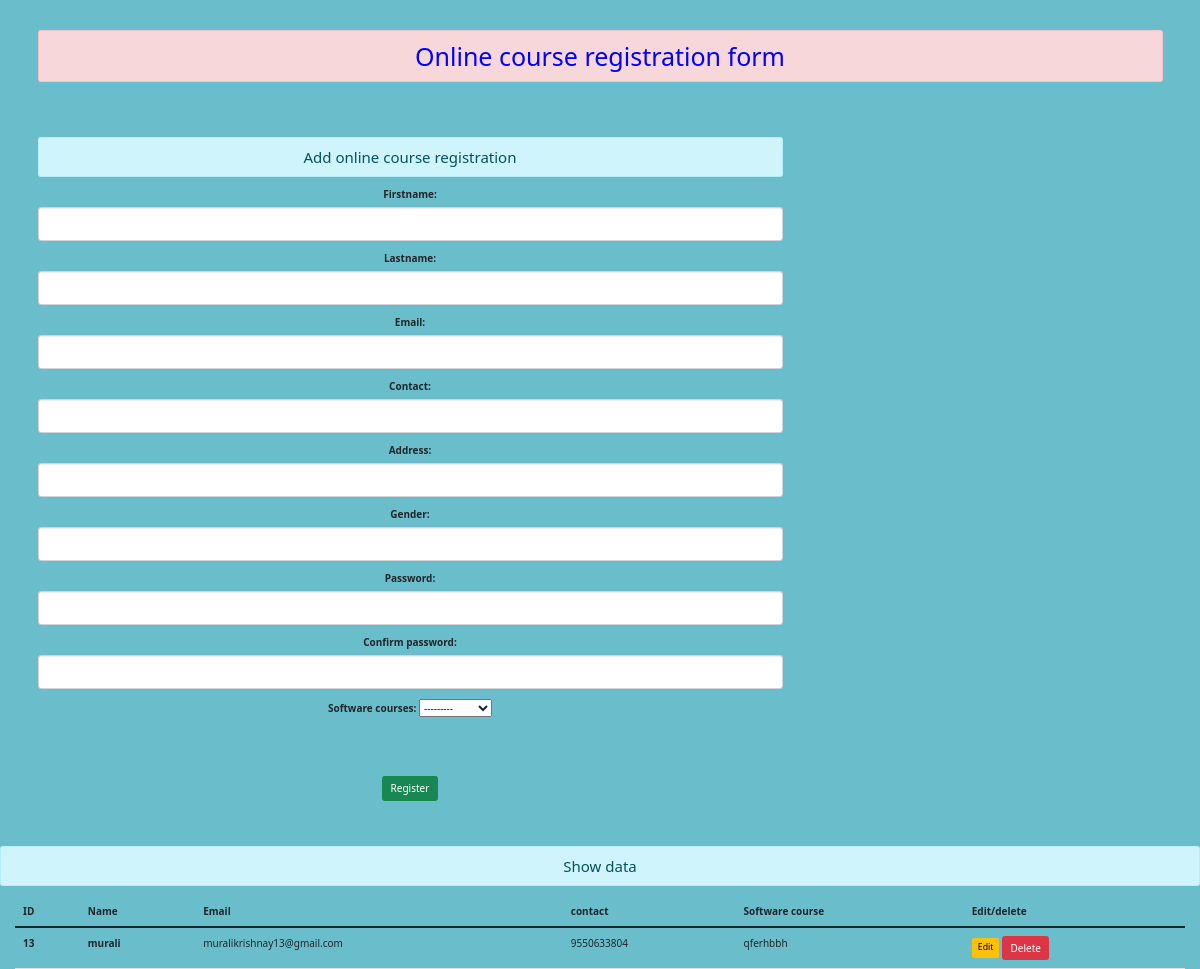
/oncourse, run on an earlier commit of the app's database.
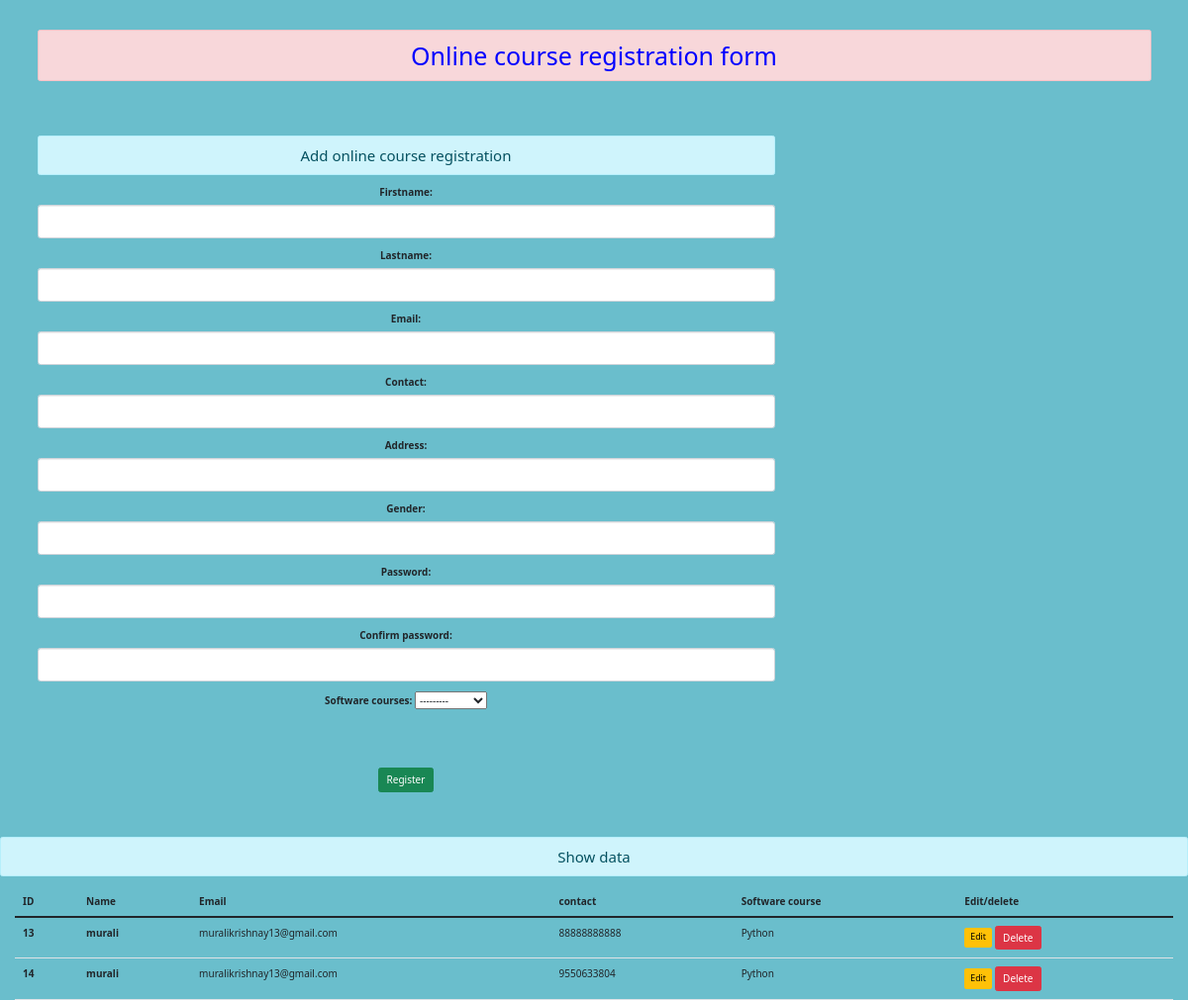
And on a later commit of the database.
### oncourseapp/models.py (models this page shows)
class online(models.Model):
    Firstname = models.CharField(max_length=50)
    Lastname = models.CharField(max_length=50)
    Email = models.EmailField(max_length=50)
    Contact= models.IntegerField()
    Address=models.CharField(max_length=50)
    Gender=models.CharField(max_length=50)
    Password=models.CharField(max_length=50)
    Confirm_password=models.CharField(max_length=50)
    soft_courses=(
        ('Python','Python'),
        ('Java','Java'),
        ('.Net','.Net'),('Aws','Aws'),
        ('Datascince','Datascince'),
        ('UI','UI'),
        ('Mysql','Mysql'),
        ('selenium','selenium')
    )
    Software_courses = models.CharField(choices=soft_courses,max_length=50)

### oncourseapp/views.py (the view)
# urls.py: path('oncourse',views.onlineco,name='oncourse'),
def onlineco(request):
    if request.method == 'POST':
        fm = onlineform(request.POST)
        if fm.is_valid():
            firstnm = fm.cleaned_data['Firstname']
            lastnm = fm.cleaned_data['Lastname']
            ema = fm.cleaned_data['Email']
            con = fm.cleaned_data['Contact']
            addr = fm.cleaned_data['Address']
            gen = fm.cleaned_data['Gender']
            pa = fm.cleaned_data['Password']
            conp = fm.cleaned_data['Confirm_password']
            soco = fm.cleaned_data['Software_courses']
            onlinestore = online(Firstname=firstnm,Lastname=lastnm, Email=ema, Contact=con,Address=addr,Gender=gen,Password=pa,Confirm_password=conp,Software_courses=soco)
            onlinestore.save()
            messages.success(request, 'You have register successfully')
            fm=onlineform()
    else:
        fm = onlineform()
    data = online.objects.all()
    return render(request, 'oncoursehtml.html', {'form': fm, 'dataa': data})

### oncourseapp/forms.py
class onlineform(forms.ModelForm):
    class Meta:
        model = online
        fields = '__all__'
        widgets={
            'Firstname':forms.TextInput(attrs={'class':'form-control'}),
            'Lastname': forms.TextInput(attrs={'class': 'form-control'}),
            'Email': forms.EmailInput(attrs={'class': 'form-control'}),
            'Contact': forms.NumberInput(attrs={'class': 'form-control'}),
            'Address': forms.TextInput(attrs={'class': 'form-control'}),
            'Gender': forms.TextInput(attrs={'class': 'form-control'}),
            'Password': forms.PasswordInput(render_value=True,attrs={'class': 'form-control'}),
            'Confirm_password': forms.PasswordInput(render_value=True,attrs={'class': 'form-control'}),
        }

### templates/oncoursehtml.html (shortened to what this page needs)
<!DOCTYPE html>
{% extends 'base.html' %}
{% load static %}
{% block content %}
<html lang="en">
<html lang="en">
<head>
    <link rel="stylesheet" href="https://stackpath.bootstrapcdn.com/bootstrap/3.1.3/css/bootstrap.min.css">
	<link rel="stylesheet" href="https://use.fontawesome.com/releases/v4.6.1/css/all.css">
    <link href="https://cdn.jsdelivr.net/npm/bootstrap@5.0.2/dist/css/bootstrap.min.css" rel="stylesheet">
</head>
<body>
<br><br><br>
<center>
<div class="container">
  <div class="row ">
    <div class="col-sm-8 align="center">
        <h4 class="text-center alert alert-info"> Add online course registration </h4>
             <form action="" method="POST">
                  <table style="width:200px;">
                      {{form.as_p}}
                  </table><br><br><br>
                 <input type="submit" class="btn btn-success" value="Register">
             </form>
        </center>
        <br><br><br>
      <div>
      <h4 class="text-center alert alert-info"> Show data </h4>
          {% if dataa %}
      </div>
  <div class="col">
        <table class="table table-hover">
  <thead>
    <tr>
        <th scope="col">ID</th>
        <th scope="col">Name</th>
      <th scope="col">Email</th>
      <th scope="col">contact</th>
      <th scope="col">Software course</th>
      <th scope="col">Edit/delete</th>
    </tr>
  </thead>
            <tbody>
            {% for data in dataa %}
            <tr>
                <th scope="row">{{data.id}}</th>
                <th >{{data.Firstname}}</th>
                <td>{{data.Email}}</td>
                <td>{{data.Contact}}</td>
                <td>{{data.Software_courses}}</td>
                <td>
                    <a href="{% url 'updatedata' data.id %}" class="btn btn-warning btn-sm">Edit</a>
                   <form action="{% url 'deletedata' data.id %}" method="POST" class="d-inline" >{% csrf_token %}
                       <input type="submit" class="btn btn-danger" value="Delete">
                   </form>
                </td>
            </tr>
            {% endfor %}
            </tbody>
</table>
      {% else %}
      <h4 class="text-center alert alert-warning"> No records  </h4>
      {% endif %}
  </div>
</body>
</html>
{% endblock %}

### templates/base.html (shortened to what this page needs)
<!DOCTYPE html>
{% load static %}
<html lang="en">
<head>
    <link rel="stylesheet" href="{% static 'enroll/css/bootstrap.css' %}">
    <link rel="stylesheet" href="https://stackpath.bootstrapcdn.com/bootstrap/3.1.3/css/bootstrap.min.css">
	<link rel="stylesheet" href="https://use.fontawesome.com/releases/v4.6.1/css/all.css">
</head>
<body>
<div class="container mt-5">
    <h1 class="text-center alert alert-danger" align="center">
        <font color="blue">
       Online course registration form
   </font>
    </h1>
</div>
</body>
</html>
{% block content %}
{% endblock %}

### templates/base.html (style rules this page uses)
body, html { margin: -1; padding: -1; height: 99%; background: #6abecc !important; }

What changed in the data, as far as the page shows it:
changed online id 13: Contact "9550633804" → "88888888888"; Software_courses "qferhbbh" → "Python"
added online: id "14", Firstname "murali", Email "muralikrishnay13@gmail.com", Contact "9550633804", Software_courses "Python"
